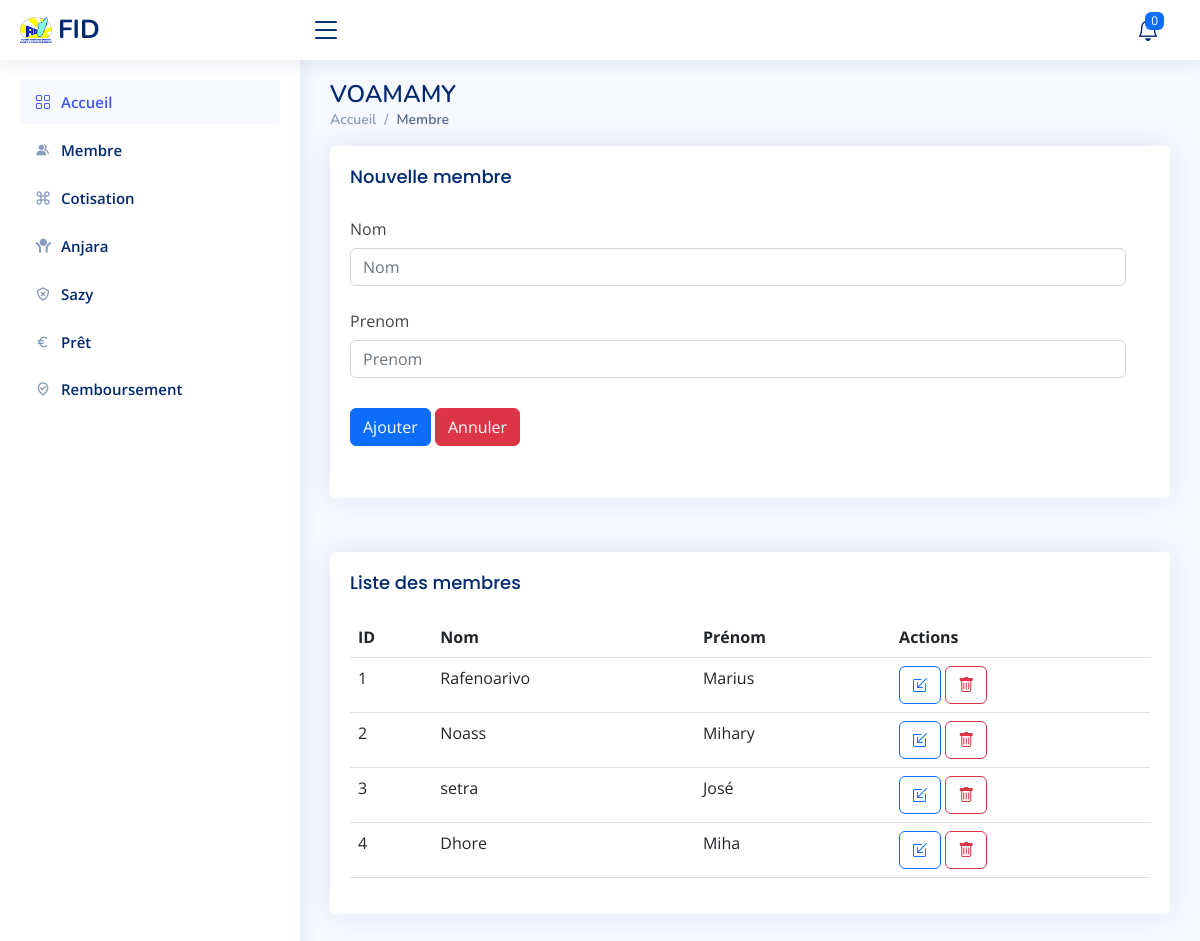
Before: /index.php/vm_controller/membre/ with the older database file.
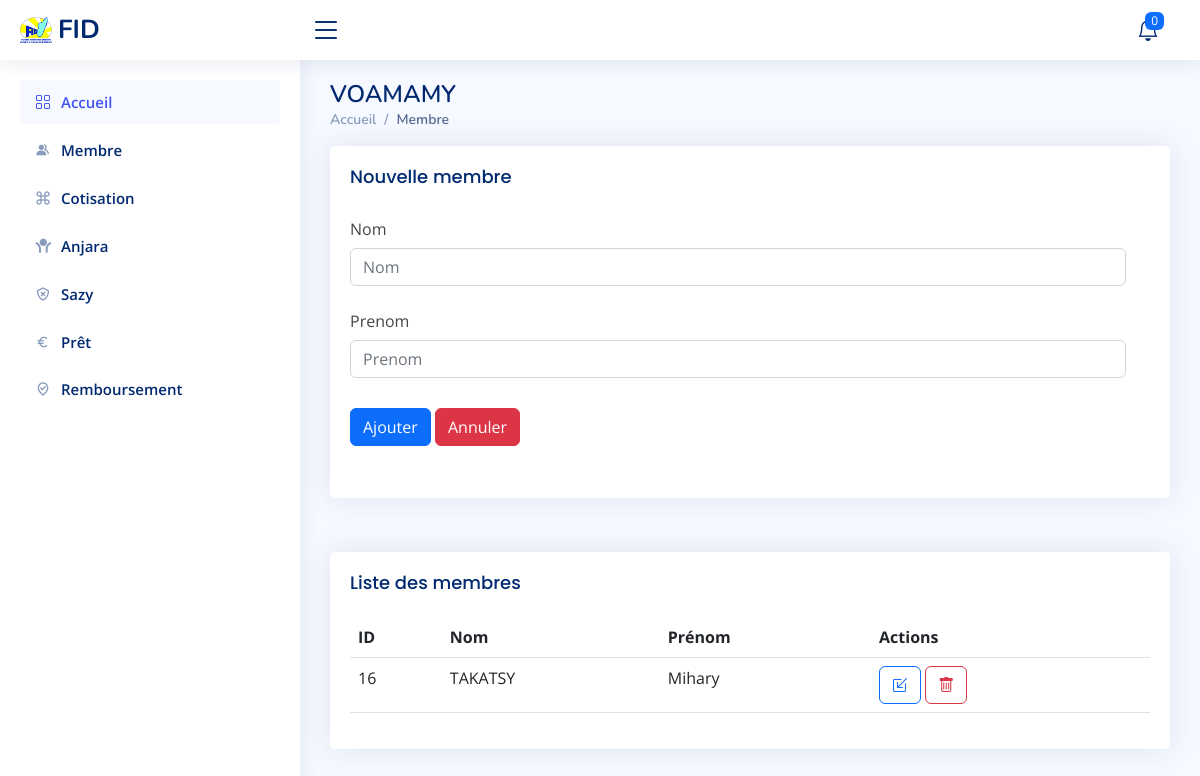
After: the same page with the newer database file.
### tables this page shows
CREATE TABLE `membre` (
  `ID_membre` int(10) NOT NULL,
  `Nom` varchar(50) NOT NULL,
  `Prenom` varchar(50) NOT NULL
);

### application/controllers/vm_controller.php (called while the page is built, shortened)
<?php
class vm_controller extends CI_Controller {
    public function __construct() {
        $this->load->model('vm_model');
        $this->load->library(['form_validation', 'session']);
        $this->load->helper(['url', 'form']);
    }
    public function prets_en_retard() {
        $prets = $this->vm_model->get_prets_en_retard();
        return $prets;
    }
public function membre($action = null, $ID_membre = null) {
    $this->load->model('vm_model');
    $data = [];
    $data['message'] = null;
    $data['type'] = null;
    $data['membre'] = $this->vm_model->membre();
    $data['prets_en_retard'] = $this->prets_en_retard();
    $data['count_prets_en_retard'] = count($data['prets_en_retard']);
    $this->load->view('membre_view', $data);
}
}

### index.php (called while the page is built, shortened)
<?php
require_once BASEPATH.'core/CodeIgniter.php';

### application/models/vm_model.php (called while the page is built, shortened)
<?php
class Vm_model extends CI_Model {
    public function membre() {
        return $this->db->get('membre')->result();
    }
    public function get_prets_en_retard() {
        $today = new DateTime();
        $this->db->select('pret.*, membre.nom, membre.prenom');
        $this->db->from('pret');
        $this->db->join('membre', 'membre.ID_membre = pret.ID_membre');
        $this->db->where('pret.Date_pret <', $today->format('Y-m-d'));
        $this->db->where('pret.Statut', 'encours');
        $this->db->where('pret.lu', 0);
        $prets = $this->db->get()->result();
        return $prets;
    }
}
?>

### application/views/membre_view.php (the view, shortened to what this page needs)
<?php
  $this->load->view('navbar');?>
  <?php
  $this->load->view('sidebar');?>
<main id="main" class="main">
<div class="pagetitle">
  <h1>VOAMAMY</h1>
  <nav>
    <ol class="breadcrumb">
      <li class="breadcrumb-item"><a href="<?php echo base_url().'index.php/vm_controller/index'; ?>">Accueil</a></li>
      <li class="breadcrumb-item active">Membre</li>
    </ol>
  </nav>
</div>
<section class="section">
    <div class="card">
        <div class="card-body">
          <h5 class="card-title">Nouvelle membre</h5>
              <form id="form" class="form-material" method="POST" action="<?php echo base_url().'index.php/vm_controller/membre'; ?>">
                <div class="row mb-3">
                    <div class="row mb-3">
                      <label for="inputText" class="col-sm-3 col-form-label">Nom</label>
                      <div class="col-sm-12">
                        <input type="text" name="Nom" class="form-control" placeholder="Nom" required>
                      </div>
                    </div>
                    <div class="row mb-3">
                      <label for="inputText" class="col-sm-3 col-form-label">Prenom</label>
                      <div class="col-sm-12">
                        <input type="text" name="Prenom" class="form-control" placeholder="Prenom" required>
                      </div>
                    </div>
                    <div class="row mb-3">
                      <label class="col-sm-2 col-form-label"></label>
                      <div class="col-sm-12">
                      <button type="submit" id="submit"  name="submit" class="btn btn-primary">Ajouter</button>
                            <a href="" class="btn btn-danger">Annuler</a>
                      </div>
                    </div>
                </div>
            </form>
        </div>
    </div>
<br>
          <div class="card">
            <div class="card-body">
              <h5 class="card-title">Liste des membres</h5>
              <table class="table datatable">
                <thead>
                  <tr>
                    <th scope="col">ID</th>
                    <th scope="col">Nom</th>
                    <th scope="col">Prénom</th>
                    <th scope="col">Actions </th>
                  </tr>
                </thead>
                <tbody>
                <?php foreach($membre as $m):?>
                  <tr>
                    <td><?= $m->ID_membre ?></td>
                    <td><?= $m->Nom ?></td>
                    <td><?= $m->Prenom ?></td>
                    <td>
                    <a href="<?php echo base_url().'index.php/vm_controller/membre/modifier/'.$m->ID_membre;?>"><button type="button" class="btn btn-outline-primary"><i class="bi bi-box-arrow-in-down-left"></i></button></a>
                    <a href="<?php echo base_url().'index.php/vm_controller/membre/supprimer/'.$m->ID_membre;?>" onclick="return confirm('Confirmez-vous la suppression ?')"><button type="button" class="btn btn-outline-danger"><i class="bi bi-trash"></i></button></a></td>
                  </tr>
                  <?php endforeach ?>
                </tbody>
              </table>
            </div>
          </div>
</section>
</main>

### application/views/navbar.php (shortened to what this page needs)
?><!DOCTYPE html>
<html lang="en">
<head>
  <link rel="stylesheet"href="https://cdnjs.cloudflare.com/ajax/libs/font-awesome/6.5.0/css/all.min.css">
  <link href="<?php echo base_url().'assets/vendor/bootstrap/css/bootstrap.min.css';?>" rel="stylesheet">
  <link href="<?php echo base_url().'assets/vendor/bootstrap-icons/bootstrap-icons.css';?>" rel="stylesheet">
  <link href="<?php echo base_url().'assets/vendor/boxicons/css/boxicons.min.css';?>" rel="stylesheet">
  <link href="<?php echo base_url().'assets/vendor/quill/quill.snow.css';?>" rel="stylesheet">
  <link href="<?php echo base_url().'assets/vendor/quill/quill.bubble.css';?>" rel="stylesheet">
  <link href="<?php echo base_url().'assets/vendor/remixicon/remixicon.css';?>" rel="stylesheet">
  <link href="<?php echo base_url().'assets/vendor/simple-datatables/style.css';?>" rel="stylesheet">
  <link href="<?php echo base_url().'assets/css/style.css';?>" rel="stylesheet">
</head>
<header id="header" class="header fixed-top d-flex align-items-center">
    <div class="d-flex align-items-center justify-content-between">
      <a href="" class="logo d-flex align-items-center">
        <img src="<?php echo base_url('/assets/img/fid.jpg') ?>" alt="homepage">
        <span class="d-none d-lg-block">FID</span>
      </a>
      <i class="bi bi-list toggle-sidebar-btn"></i>
    </div>
    <nav class="header-nav ms-auto">
  <ul class="d-flex align-items-center">
    <li class="nav-item dropdown" id="notificationDropdown">
      <a class="nav-link nav-icon" href="#" data-bs-toggle="dropdown" id="notif_bell">
        <i class="bi bi-bell"></i>
        <span class="badge bg-primary badge-number">
          <?= isset($count_prets_en_retard) && $count_prets_en_retard > 0 ? $count_prets_en_retard : 0 ?>
      </span>
      </a>
    </li>
  </ul>
</nav>
  </header>

### application/views/sidebar.php (shortened to what this page needs)
<!DOCTYPE html>
<html lang="en">
<head>
  <link rel="stylesheet"href="https://cdnjs.cloudflare.com/ajax/libs/font-awesome/6.5.0/css/all.min.css">
  <link href="<?php echo base_url().'assets/vendor/bootstrap/css/bootstrap.min.css';?>" rel="stylesheet">
  <link href="<?php echo base_url().'assets/vendor/bootstrap-icons/bootstrap-icons.css';?>" rel="stylesheet">
  <link href="<?php echo base_url().'assets/vendor/boxicons/css/boxicons.min.css';?>" rel="stylesheet">
  <link href="<?php echo base_url().'assets/vendor/quill/quill.snow.css';?>" rel="stylesheet">
  <link href="<?php echo base_url().'assets/vendor/quill/quill.bubble.css';?>" rel="stylesheet">
  <link href="<?php echo base_url().'assets/vendor/remixicon/remixicon.css';?>" rel="stylesheet">
  <link href="<?php echo base_url().'assets/vendor/simple-datatables/style.css';?>" rel="stylesheet">
  <link href="<?php echo base_url().'assets/css/style.css';?>" rel="stylesheet">
</head>
<aside id="sidebar" class="sidebar">
    <ul class="sidebar-nav" id="sidebar-nav">
      <li class="nav-item">
        <a class="nav-link" href="<?php echo base_url().'index.php/vm_controller/dashboard/';?>">
          <i class="bi bi-grid"></i>
          <span>Accueil</span>
        </a>
      </li>
      <li class="nav-item">
        <a class="nav-link collapsed" href="<?php echo base_url().'index.php/vm_controller/membre/';?>">
          <i class="bx bxs-group"></i><span>Membre</span>
        </a>
      </li>
      <li class="nav-item">
        <a class="nav-link collapsed" href="<?php echo base_url().'index.php/vm_controller/cotisation';?>">
          <i class="bx bx-command"></i><span>Cotisation</span>
        </a>
      </li>
       <li class="nav-item">
        <a class="nav-link collapsed" href="<?php echo base_url().'index.php/vm_controller/anjara';?>">
          <i class="ri-open-arm-fill"></i><span>Anjara</span>
        </a>
      </li>
      <li class="nav-item">
        <a class="nav-link collapsed" href="<?php echo base_url().'index.php/vm_controller/sazy';?>">
          <i class="bx bx-shield-x"></i><span>Sazy</span>
        </a>
      </li>
      <li class="nav-item">
        <a class="nav-link collapsed" href="<?php echo base_url().'index.php/vm_controller/pret';?>">
          <i class="bx bx-euro"></i><span>Prêt</span>
        </a>
      </li>
      <li class="nav-item">
        <a class="nav-link collapsed" href="<?php echo base_url().'index.php/vm_controller/remboursement';?>">
          <i class="bx bx-been-here"></i><span>Remboursement</span>
        </a>
      </li>
    </ul>
  </aside>

### assets/css/style.css (style rules this page uses)
:root { scroll-behavior: smooth; }
a { color: #4154f1; text-decoration: none; }
h1, h2, h3, h4, h5, h6 { font-family: "Nunito", sans-serif; }
#main { margin-top: 60px; padding: 20px 30px; transition: all 0.3s; }
.pagetitle { margin-bottom: 10px; }
.pagetitle h1 { font-size: 24px; margin-bottom: 0; font-weight: 600; color: #012970; }
.card { margin-bottom: 30px; border: none; border-radius: 5px; box-shadow: 0px 0 30px rgba(1, 41, 112, 0.1); }
.card-title { padding: 20px 0 15px 0; font-size: 18px; font-weight: 500; color: #012970; font-family: "Poppins", sans-serif; }
.card-body { padding: 0 20px 20px 20px; }
.breadcrumb { font-size: 14px; font-family: "Nunito", sans-serif; color: #899bbd; font-weight: 600; }
.breadcrumb a { color: #899bbd; transition: 0.3s; }
.breadcrumb .breadcrumb-item::before { color: #899bbd; }
.breadcrumb .active { color: #51678f; font-weight: 600; }
.logo { line-height: 1; }
@media (min-width: 1200px) { .logo { width: 280px; } }
.logo img { max-height: 26px; margin-right: 6px; }
.logo span { font-size: 26px; font-weight: 700; color: #012970; font-family: "Nunito", sans-serif; }
.header { transition: all 0.5s; z-index: 997; height: 60px; box-shadow: 0px 2px 20px rgba(1, 41, 112, 0.1); background-color: #fff; padding-left: 20px; }
.header .toggle-sidebar-btn { font-size: 32px; padding-left: 10px; cursor: pointer; color: #012970; }
.header-nav ul { list-style: none; }
.header-nav>ul { margin: 0; padding: 0; }
.header-nav .nav-icon { font-size: 22px; color: #012970; margin-right: 25px; position: relative; }
.header-nav .badge-number { position: absolute; inset: -2px -5px auto auto; font-weight: normal; font-size: 12px; padding: 3px 6px; }
.sidebar { position: fixed; top: 60px; left: 0; bottom: 0; width: 300px; z-index: 996; transition: all 0.3s; padding: 20px; overflow-y: auto; scrollbar-width: thin; scrollbar-color: #aab7cf transparent; box-shadow: 0px 0px 20px rgba(1, 41, 112, 0.1); background-color: #fff; }
@media (min-width: 1200px) { #main, #footer { margin-left: 300px; } }
.sidebar-nav { padding: 0; margin: 0; list-style: none; }
.sidebar-nav li { padding: 0; margin: 0; list-style: none; }
.sidebar-nav .nav-item { margin-bottom: 5px; }
.sidebar-nav .nav-link { display: flex; align-items: center; font-size: 15px; font-weight: 600; color: #4154f1; transition: 0.3; background: #f6f9ff; padding: 10px 15px; border-radius: 4px; }
.sidebar-nav .nav-link i { font-size: 16px; margin-right: 10px; color: #4154f1; }
.sidebar-nav .nav-link.collapsed { color: #012970; background: #fff; }
.sidebar-nav .nav-link.collapsed i { color: #899bbd; }

Changed rows visible on the page:
removed membre: ID_membre "1", Nom "Rafenoarivo", Prenom "Marius"
removed membre: ID_membre "2", Nom "Noass", Prenom "Mihary"
removed membre: ID_membre "3", Nom "setra", Prenom "José"
removed membre: ID_membre "4", Nom "Dhore", Prenom "Miha"
added membre: ID_membre "16", Nom "TAKATSY", Prenom "Mihary"
